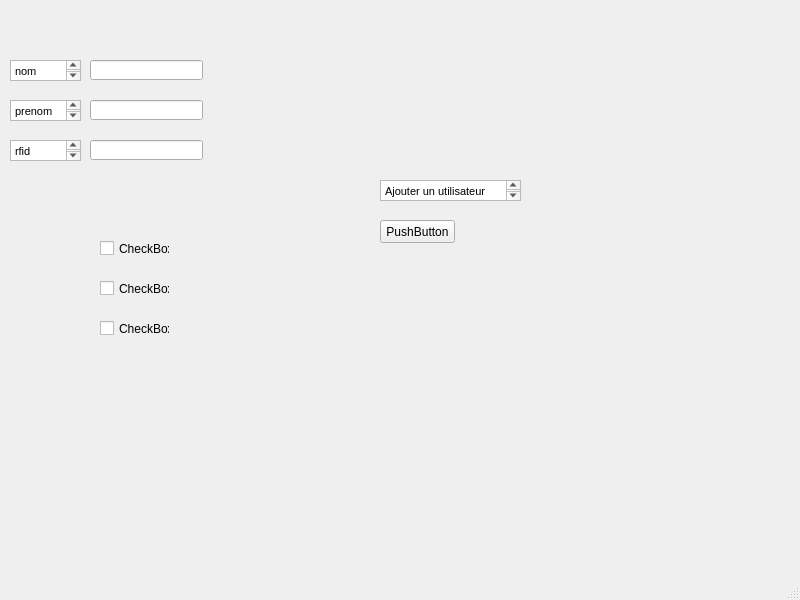
<?xml version="1.0" encoding="UTF-8"?>
<ui version="4.0">
 <class>MainWindow</class>
 <widget class="QMainWindow" name="MainWindow">
  <property name="geometry">
   <rect>
    <x>0</x>
    <y>0</y>
    <width>800</width>
    <height>600</height>
   </rect>
  </property>
  <property name="windowTitle">
   <string>MainWindow</string>
  </property>
  <widget class="QWidget" name="centralwidget">
   <widget class="QLineEdit" name="lineEditNom">
    <property name="geometry">
     <rect>
      <x>90</x>
      <y>60</y>
      <width>113</width>
      <height>20</height>
     </rect>
    </property>
   </widget>
   <widget class="QLineEdit" name="lineEditPrenom">
    <property name="geometry">
     <rect>
      <x>90</x>
      <y>100</y>
      <width>113</width>
      <height>20</height>
     </rect>
    </property>
   </widget>
   <widget class="QLineEdit" name="lineEditRFID">
    <property name="geometry">
     <rect>
      <x>90</x>
      <y>140</y>
      <width>113</width>
      <height>20</height>
     </rect>
    </property>
   </widget>
   <widget class="QCheckBox" name="checkBoxIsProf">
    <property name="geometry">
     <rect>
      <x>100</x>
      <y>240</y>
      <width>70</width>
      <height>17</height>
     </rect>
    </property>
    <property name="text">
     <string>CheckBox</string>
    </property>
   </widget>
   <widget class="QCheckBox" name="checkBoxAcces">
    <property name="geometry">
     <rect>
      <x>100</x>
      <y>280</y>
      <width>70</width>
      <height>17</height>
     </rect>
    </property>
    <property name="text">
     <string>CheckBox</string>
    </property>
   </widget>
   <widget class="QCheckBox" name="checkBoxBan">
    <property name="geometry">
     <rect>
      <x>100</x>
      <y>320</y>
      <width>70</width>
      <height>17</height>
     </rect>
    </property>
    <property name="text">
     <string>CheckBox</string>
    </property>
   </widget>
   <widget class="QPushButton" name="btnAjouter">
    <property name="geometry">
     <rect>
      <x>380</x>
      <y>220</y>
      <width>75</width>
      <height>23</height>
     </rect>
    </property>
    <property name="text">
     <string>PushButton</string>
    </property>
   </widget>
   <widget class="QTextBrowser" name="textBrowser">
    <property name="geometry">
     <rect>
      <x>380</x>
      <y>180</y>
      <width>141</width>
      <height>21</height>
     </rect>
    </property>
    <property name="html">
     <string>&lt;!DOCTYPE HTML PUBLIC &quot;-//W3C//DTD HTML 4.0//EN&quot; &quot;http://www.w3.org/TR/REC-html40/strict.dtd&quot;&gt;
&lt;html&gt;&lt;head&gt;&lt;meta name=&quot;qrichtext&quot; content=&quot;1&quot; /&gt;&lt;style type=&quot;text/css&quot;&gt;
p, li { white-space: pre-wrap; }
&lt;/style&gt;&lt;/head&gt;&lt;body style=&quot; font-family:'MS Shell Dlg 2'; font-size:8.25pt; font-weight:400; font-style:normal;&quot;&gt;
&lt;p style=&quot; margin-top:0px; margin-bottom:0px; margin-left:0px; margin-right:0px; -qt-block-indent:0; text-indent:0px;&quot;&gt;Ajouter un utilisateur&lt;/p&gt;&lt;/body&gt;&lt;/html&gt;</string>
    </property>
   </widget>
   <widget class="QTextEdit" name="textEdit">
    <property name="geometry">
     <rect>
      <x>10</x>
      <y>100</y>
      <width>71</width>
      <height>21</height>
     </rect>
    </property>
    <property name="html">
     <string>&lt;!DOCTYPE HTML PUBLIC &quot;-//W3C//DTD HTML 4.0//EN&quot; &quot;http://www.w3.org/TR/REC-html40/strict.dtd&quot;&gt;
&lt;html&gt;&lt;head&gt;&lt;meta name=&quot;qrichtext&quot; content=&quot;1&quot; /&gt;&lt;style type=&quot;text/css&quot;&gt;
p, li { white-space: pre-wrap; }
&lt;/style&gt;&lt;/head&gt;&lt;body style=&quot; font-family:'MS Shell Dlg 2'; font-size:8.25pt; font-weight:400; font-style:normal;&quot;&gt;
&lt;p style=&quot; margin-top:0px; margin-bottom:0px; margin-left:0px; margin-right:0px; -qt-block-indent:0; text-indent:0px;&quot;&gt;prenom&lt;/p&gt;
&lt;p style=&quot;-qt-paragraph-type:empty; margin-top:0px; margin-bottom:0px; margin-left:0px; margin-right:0px; -qt-block-indent:0; text-indent:0px;&quot;&gt;&lt;br /&gt;&lt;/p&gt;&lt;/body&gt;&lt;/html&gt;</string>
    </property>
   </widget>
   <widget class="QTextBrowser" name="textBrowser_2">
    <property name="geometry">
     <rect>
      <x>10</x>
      <y>60</y>
      <width>71</width>
      <height>21</height>
     </rect>
    </property>
    <property name="html">
     <string>&lt;!DOCTYPE HTML PUBLIC &quot;-//W3C//DTD HTML 4.0//EN&quot; &quot;http://www.w3.org/TR/REC-html40/strict.dtd&quot;&gt;
&lt;html&gt;&lt;head&gt;&lt;meta name=&quot;qrichtext&quot; content=&quot;1&quot; /&gt;&lt;style type=&quot;text/css&quot;&gt;
p, li { white-space: pre-wrap; }
&lt;/style&gt;&lt;/head&gt;&lt;body style=&quot; font-family:'MS Shell Dlg 2'; font-size:8.25pt; font-weight:400; font-style:normal;&quot;&gt;
&lt;p style=&quot; margin-top:0px; margin-bottom:0px; margin-left:0px; margin-right:0px; -qt-block-indent:0; text-indent:0px;&quot;&gt;nom&lt;/p&gt;
&lt;p style=&quot;-qt-paragraph-type:empty; margin-top:0px; margin-bottom:0px; margin-left:0px; margin-right:0px; -qt-block-indent:0; text-indent:0px;&quot;&gt;&lt;br /&gt;&lt;/p&gt;&lt;/body&gt;&lt;/html&gt;</string>
    </property>
   </widget>
   <widget class="QTextEdit" name="textEdit_2">
    <property name="geometry">
     <rect>
      <x>10</x>
      <y>140</y>
      <width>71</width>
      <height>21</height>
     </rect>
    </property>
    <property name="html">
     <string>&lt;!DOCTYPE HTML PUBLIC &quot;-//W3C//DTD HTML 4.0//EN&quot; &quot;http://www.w3.org/TR/REC-html40/strict.dtd&quot;&gt;
&lt;html&gt;&lt;head&gt;&lt;meta name=&quot;qrichtext&quot; content=&quot;1&quot; /&gt;&lt;style type=&quot;text/css&quot;&gt;
p, li { white-space: pre-wrap; }
&lt;/style&gt;&lt;/head&gt;&lt;body style=&quot; font-family:'MS Shell Dlg 2'; font-size:8.25pt; font-weight:400; font-style:normal;&quot;&gt;
&lt;p style=&quot; margin-top:0px; margin-bottom:0px; margin-left:0px; margin-right:0px; -qt-block-indent:0; text-indent:0px;&quot;&gt;rfid&lt;/p&gt;&lt;/body&gt;&lt;/html&gt;</string>
    </property>
   </widget>
  </widget>
  <widget class="QMenuBar" name="menubar">
   <property name="geometry">
    <rect>
     <x>0</x>
     <y>0</y>
     <width>800</width>
     <height>21</height>
    </rect>
   </property>
  </widget>
  <widget class="QStatusBar" name="statusbar"/>
 </widget>
 <resources/>
 <connections/>
</ui>
